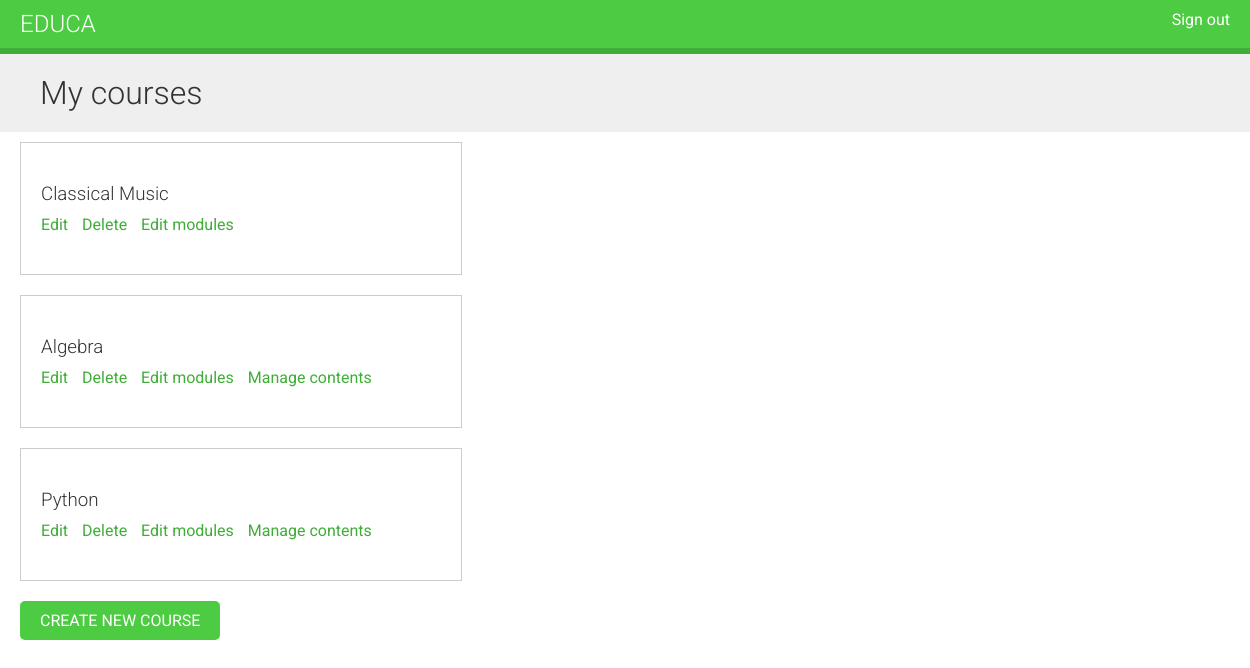
Page /course/mine/ (signed in) on the earlier database version.
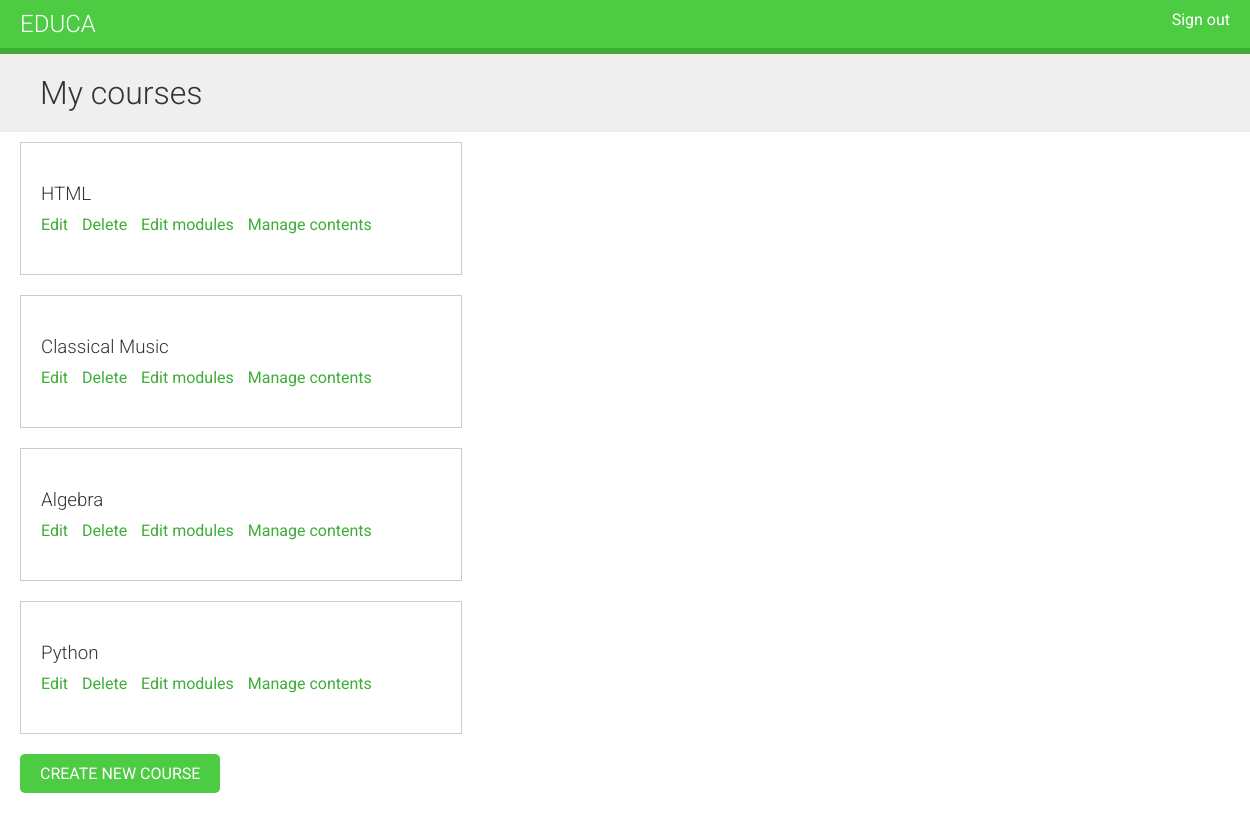
Same page on the later database version.
### courses/models.py (models this page shows, shortened)
class Course(models.Model):
    users       = models.ManyToManyField(User, related_name='courses_joined', blank=True)
    owner       = models.ForeignKey(User,
                            related_name='courses_created')
    subject     = models.ForeignKey(Subject,
                            related_name='courses')
    title       = models.CharField(max_length=200)
    slug        = models.SlugField(max_length=200, unique=True)
    overview    = models.TextField()
    created     = models.DateTimeField(auto_now_add=True)
    class Meta:
        ordering = ('-created', )

### courses/views.py (the view, shortened to what this page needs)
class ManageCourseListView(ListView):
    model = Course
    template_name = 'courses/manage/course/list.html'

### courses/views.py (called while the page is built)
    def get_queryset(self):
        qs = super(OwnerMixin, self).get_queryset()
        return qs.filter(owner=self.request.user)

### courses/templates/courses/manage/course/list.html (shortened to what this page needs)
{% extends "base.html" %}
{% block content %}
<h1> My courses </h1>
<div class="module">
  {% for course in object_list %}
  <div class="course-info">
    <h3>{{ course.title }} </h3>
    <p> <a href="{% url "course-edit" course.id %}"> Edit </a>
        <a href="{% url "course-delete" course.id %}"> Delete </a>
        <a href="{% url "course-module-update" course.id %}"> Edit modules </a>
        {% if course.modules.count > 0 %}
        <a href="{% url "module-content-list" course.modules.first.id %}"> Manage contents </a>
        {% endif %}
    </p> </div> {% empty %} <p> You haven't created any courses yet.</p>
  {% endfor %}
  <p>
    <a href="{% url "course-create" %}" class="button"> Create new course </a>
  </p>
</div>
{% endblock %}

Differences in the rows shown:
added Course: title "HTML", shows "Manage contents"
shown differently, row unchanged: Course "Classical Music": now shows "Manage contents"
